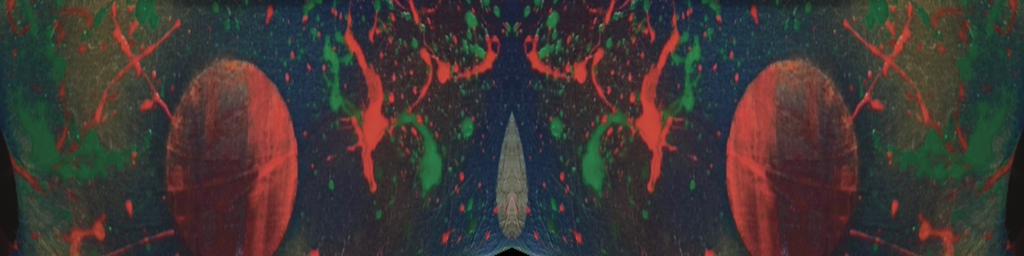
#> input picture tools/uchu_unko_v3/sozai/hada_dan0.jpg, 2048 x 512 px (shown at 1/2 size)
$ python -i shirotobi_hantei.py   (imports and definitions only)
#> lines starting #> are read from the running program, lines starting #| are printed output that depends on the picture
#!/usr/bin/env python3
"""白飛びの判定（tools/shirotobi_sokutei.mjs が保存したフレームを数える）。

まっさら＝画面（上2%を除く）の98%以上が1色。最初の1枚が描かれる前（about:blank）は数えない。
押してから次の画面に中身が出るまでの秒数と、その間のまっさらフレーム数を、押した操作ごとに出す。
使い方: python3 tools/shirotobi_hantei.py <フォルダ>
"""
import json, os, sys
from PIL import Image

D = sys.argv[1]
# [1 line not run here, left out]
# [1 line that did not run here, left out]


def blank(path):
#> called with path = 'uchu_unko_v3/sozai/hada_dan0.jpg'
    im = Image.open(path).convert("RGB")
#> im is the input picture: PIL image 2048x512 RGB; mean R, G, B 62.8, 54.9, 53
    w, h = im.size
#> w = 2048; h = 512
    im = im.crop((0, int(h * 0.02), w, h)).resize((78, 160))
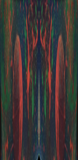
#> im: PIL image 78x160 RGB; mean R, G, B 63.1, 54.9, 53.1
    px = list(im.getdata())
#> px = 12480 items, first 6: (86, 59, 48), (56, 65, 48), (40, 67, 54), (39, 56, 50), (47, 65, 47), (75, 68, 47)
    q = {}
    for r, g, b in px:
        key = (r // 12, g // 12, b // 12)
        q[key] = q.get(key, 0) + 1
#> this loop made 12480 passes
#> (r, g, b, key) on passes 1 to 3: (86, 59, 48, (7, 4, 4)), (56, 65, 48, (4, 5, 4)), (40, 67, 54, (3, 5, 4))
#> after the loop, q = 201 items
    top, n = max(q.items(), key=lambda x: x[1])
#> top = (3, 4, 4); n = 815
    return n / len(px) >= 0.98, tuple(c * 12 + 6 for c in top)


res = []
# [28 lines not run here, left out]
# [1 line that did not run here, left out]
# [2 lines not run here, left out]

>>> result = blank('uchu_unko_v3/sozai/hada_dan0.jpg')
#> result = (False, (42, 54, 54))

$ run again, on tools/uchu_unko_v3/sozai/hada_dan2.jpg
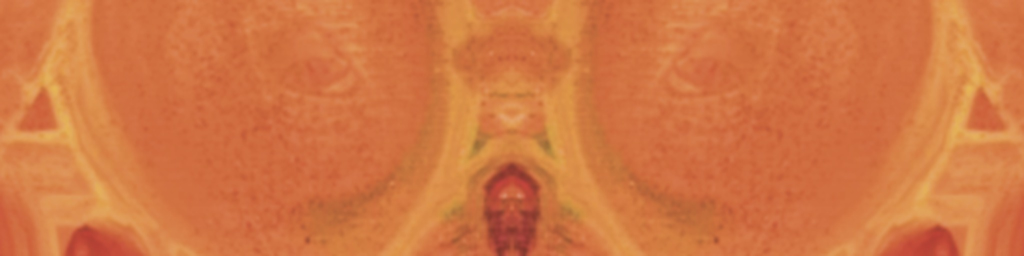
#> input picture tools/uchu_unko_v3/sozai/hada_dan2.jpg, 2048 x 512 px (shown at 1/2 size)
#> in blank, im is the input picture: PIL image 2048x512 RGB; mean R, G, B 210, 119.1, 67.9
#> in blank, `im = im.crop((0, int(h * 0.02), w, h)).resize((78, 160))`:
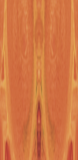
#> im: PIL image 78x160 RGB; mean R, G, B 209.9, 119, 67.9
#> px = 12480 items, first 6: (212, 117, 68), (215, 123, 74), (213, 120, 71), (212, 117, 67), (218, 135, 76), (224, 157, 84)
#> the loop in blank, `for r, g, b in px:` made 12480 passes
#> (r, g, b, key) on passes 1 to 3: (212, 117, 68, (17, 9, 5)), (215, 123, 74, (17, 10, 6)), (213, 120, 71, (17, 10, 5))
#> after the loop in blank, `for r, g, b in px:`: q = 55 items
#> top = (17, 9, 5); n = 5082
#> result = (False, (210, 114, 66))
